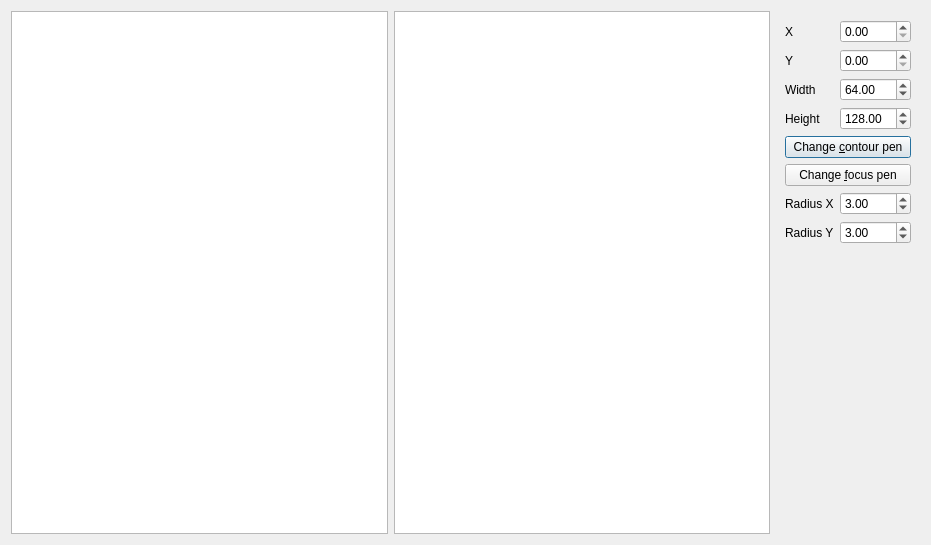
<?xml version="1.0" encoding="UTF-8"?>
<ui version="4.0">
 <class>QtTestQtRoundedRectItemModifyDialog</class>
 <widget class="QDialog" name="QtTestQtRoundedRectItemModifyDialog">
  <property name="geometry">
   <rect>
    <x>0</x>
    <y>0</y>
    <width>931</width>
    <height>545</height>
   </rect>
  </property>
  <property name="windowTitle">
   <string>TestQtRoundedRectItem</string>
  </property>
  <property name="windowIcon">
   <iconset resource="ToolTestQtRoundedRectItem.qrc">
    <normaloff>:/images/ToolTestQtRoundedRectItemIcon.png</normaloff>:/images/ToolTestQtRoundedRectItemIcon.png</iconset>
  </property>
  <layout class="QHBoxLayout" name="horizontalLayout">
   <item>
    <widget class="QGraphicsView" name="view_left"/>
   </item>
   <item>
    <widget class="QGraphicsView" name="view_right"/>
   </item>
   <item>
    <widget class="QWidget" name="widget" native="true">
     <layout class="QGridLayout" name="gridLayout">
      <item row="2" column="0">
       <widget class="QLabel" name="label_width">
        <property name="text">
         <string>Width</string>
        </property>
       </widget>
      </item>
      <item row="8" column="0">
       <spacer name="verticalSpacer">
        <property name="orientation">
         <enum>Qt::Vertical</enum>
        </property>
        <property name="sizeHint" stdset="0">
         <size>
          <width>20</width>
          <height>40</height>
         </size>
        </property>
       </spacer>
      </item>
      <item row="0" column="0">
       <widget class="QLabel" name="label_x">
        <property name="text">
         <string>X</string>
        </property>
       </widget>
      </item>
      <item row="6" column="1">
       <widget class="QDoubleSpinBox" name="box_radius_x">
        <property name="value">
         <double>3.000000000000000</double>
        </property>
       </widget>
      </item>
      <item row="7" column="0">
       <widget class="QLabel" name="label_radius_y">
        <property name="text">
         <string>Radius Y</string>
        </property>
       </widget>
      </item>
      <item row="1" column="0">
       <widget class="QLabel" name="label_y">
        <property name="text">
         <string>Y</string>
        </property>
       </widget>
      </item>
      <item row="6" column="0">
       <widget class="QLabel" name="label_radius_x">
        <property name="text">
         <string>Radius X</string>
        </property>
       </widget>
      </item>
      <item row="7" column="1">
       <widget class="QDoubleSpinBox" name="box_radius_y">
        <property name="value">
         <double>3.000000000000000</double>
        </property>
       </widget>
      </item>
      <item row="4" column="0" colspan="2">
       <widget class="QPushButton" name="button_contour_pen">
        <property name="text">
         <string>Change &amp;contour pen</string>
        </property>
       </widget>
      </item>
      <item row="5" column="0" colspan="2">
       <widget class="QPushButton" name="button_focus_pen">
        <property name="text">
         <string>Change &amp;focus pen</string>
        </property>
       </widget>
      </item>
      <item row="3" column="0">
       <widget class="QLabel" name="label_height">
        <property name="text">
         <string>Height</string>
        </property>
       </widget>
      </item>
      <item row="0" column="1">
       <widget class="QDoubleSpinBox" name="box_x"/>
      </item>
      <item row="1" column="1">
       <widget class="QDoubleSpinBox" name="box_y"/>
      </item>
      <item row="2" column="1">
       <widget class="QDoubleSpinBox" name="box_width">
        <property name="maximum">
         <double>1000.000000000000000</double>
        </property>
        <property name="value">
         <double>64.000000000000000</double>
        </property>
       </widget>
      </item>
      <item row="3" column="1">
       <widget class="QDoubleSpinBox" name="box_height">
        <property name="maximum">
         <double>1000.000000000000000</double>
        </property>
        <property name="value">
         <double>128.000000000000000</double>
        </property>
       </widget>
      </item>
     </layout>
    </widget>
   </item>
  </layout>
 </widget>
 <resources>
  <include location="ToolTestQtRoundedRectItem.qrc"/>
 </resources>
 <connections/>
</ui>
